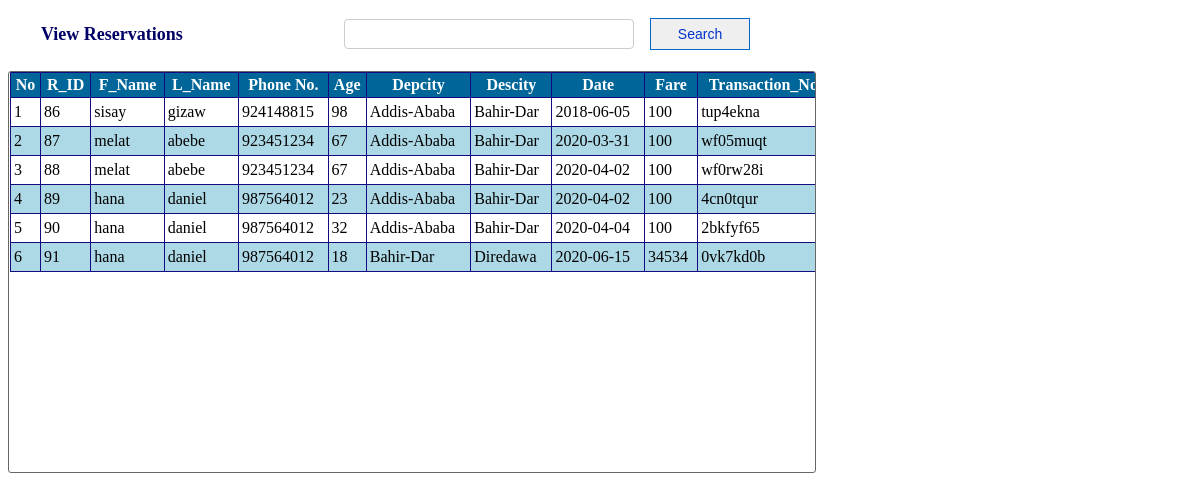
The app's page /clerk/view_reservation.php with its own data.
### tables this page shows
CREATE TABLE IF NOT EXISTS `reservation` (
  `id` int(10) NOT NULL AUTO_INCREMENT,
  `fname` varchar(255) NOT NULL,
  `lname` varchar(255) NOT NULL,
  `telephone` int(10) NOT NULL,
  `age` int(10) NOT NULL,
  `depcity` varchar(255) NOT NULL,
  `descity` varchar(255) NOT NULL,
  `date` date NOT NULL,
  `fare` float NOT NULL,
  `transaction_no` varchar(255) NOT NULL,
  `busid` int(10) NOT NULL,
  `status` varchar(255) NOT NULL,
  `total` float NOT NULL,
  PRIMARY KEY (`id`)
);

### clerk/view_reservation.php (the view, shortened to what this page needs)
<!DOCTYPE html PUBLIC "-//W3C//DTD XHTML 1.0 Transitional//EN" "http://www.w3.org/TR/xhtml1/DTD/xhtml1-transitional.dtd">
<html xmlns="http://www.w3.org/1999/xhtml">
<head>
<link rel="stylesheet" type="text/css" href="css/style_view.css" />
<link href="src/facebox.css" media="screen" rel="stylesheet" type="text/css" />
</head>
<body>
<div id="style_div" >
<form method="post">
<table width="755">
	<tr>
    	<td width="210px" style="font-size:18px; color:#006; text-indent:30px;"><b>View Reservations</b></td>
        <td>
        </td>
        <td>
        	<input type="text" name="searchtxt" title="Enter status for search " class="search" autocomplete="off"/>
        </td>
        <td style="float:right">
        	<input type="submit" name="btnsearch" value="Search" id="button-search" title="Search reservation" />
        </td>
    </tr>
</table>
</form>
</div>
<br />
<div id="content-input">
<form method="post">
    <table border="1" width="1050px" align="center" cellpadding="3" class="mytable" cellspacing="0">
        <tr>
            <th>No</th>
			<th>R_ID</th>
            <th>F_Name</th>
            <th>L_Name</th>
            <th>Phone No.</th>
            <th>Age</th>
            <th>Depcity</th>
            <th>Descity</th>
            <th>Date</th>
            <th>Fare</th>
            <th>Transaction_No</th>
        </tr>
        <?php
	$key="";
	if($key !="")
		$sql_sel=mysql_query("SElECT * FROM reservation WHERE status  like '%$key%'");
	else
		 $sql_sel=mysql_query("SELECT * FROM reservation");
    $i=0;
    while($row=mysql_fetch_array($sql_sel)){
    $i++;
    $color=($i%2==0)?"lightblue":"white";
    ?>
      <tr bgcolor="<?php echo $color?>">
            <td><?php echo $i;?></td>
			<td><?php echo $row['id'];?></td>
            <td><?php echo $row['fname'];?></td>
            <td><?php echo $row['lname'];?></td>
            <td><?php echo $row['telephone'];?></td>
            <td><?php echo $row['age'];?></td>
            <td><?php echo $row['depcity'];?></td>
            <td><?php echo $row['descity'];?></td>
            <td><?php echo $row['date'];?></td>
            <td><?php echo $row['fare'];?></td>
            <td><?php echo $row['transaction_no'];?></td>
        </tr>
    <?php
    }
    ?>
    </table>
</form>
</div>
</body>
</html>

### clerk/css/style_view.css (style rules this page uses)
#style_div { height:auto; margin-top:15px; }
#content-input { width:805px; height:400px; border:1px solid #666; float:left; padding-left:1px; border-radius: 3px 3px 3px 3px; overflow: auto; }
#button-search { font-family:Arial, Helvetica, sans-serif; font-size:14px; width:100px; height:32px; float:right; margin-right:10px; repeat-x top center; border: 1px solid #06C; -moz-border-radius: 5px; color:#03C; }
.search { padding:4px; border:1px #CCC solid; border-radius: 4px 4px 4px 4px; -moz-border-radius: 8px; background:#FFF; color:#006; font-family:Arial, Helvetica, sans-serif; font-size:16px; width:280px; height:20px; float:left; }
.mytable { border-collapse:collapse; border:#036 1px solid; }
.mytable tr th { background:#069; border:#120A7E 1px solid; color:#FFF; font-family:"Times New Roman", Times, serif; }
.mytable tr td { font-family:"Times New Roman", Times, serif; border:#120A7E 1px solid; }

### records on screen
reservation: id "86", fname "sisay", lname "gizaw", telephone "924148815", age "98", depcity "Addis-Ababa", descity "Bahir-Dar", date "2018-06-05", fare "100", transaction_no "tup4ekna"
reservation: id "87", fname "melat", lname "abebe", telephone "923451234", age "67", depcity "Addis-Ababa", descity "Bahir-Dar", date "2020-03-31", fare "100", transaction_no "wf05muqt"
reservation: id "88", fname "melat", lname "abebe", telephone "923451234", age "67", depcity "Addis-Ababa", descity "Bahir-Dar", date "2020-04-02", fare "100", transaction_no "wf0rw28i"
reservation: id "89", fname "hana", lname "daniel", telephone "987564012", age "23", depcity "Addis-Ababa", descity "Bahir-Dar", date "2020-04-02", fare "100", transaction_no "4cn0tqur"
reservation: id "90", fname "hana", lname "daniel", telephone "987564012", age "32", depcity "Addis-Ababa", descity "Bahir-Dar", date "2020-04-04", fare "100", transaction_no "2bkfyf65"
reservation: id "91", fname "hana", lname "daniel", telephone "987564012", age "18", depcity "Bahir-Dar", descity "Diredawa", date "2020-06-15", fare "34534", transaction_no "0vk7kd0b"
